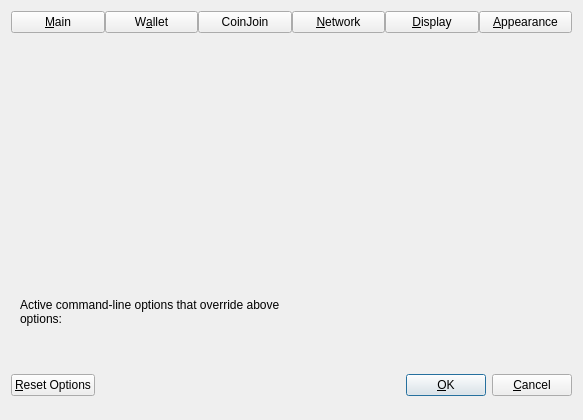
<?xml version="1.0" encoding="UTF-8"?>
<ui version="4.0">
 <class>OptionsDialog</class>
 <widget class="QDialog" name="OptionsDialog">
  <property name="geometry">
   <rect>
    <x>0</x>
    <y>0</y>
    <width>583</width>
    <height>420</height>
   </rect>
  </property>
  <property name="sizePolicy">
   <sizepolicy hsizetype="Fixed" vsizetype="Fixed">
    <horstretch>0</horstretch>
    <verstretch>0</verstretch>
   </sizepolicy>
  </property>
  <property name="windowTitle">
   <string>Options</string>
  </property>
  <property name="modal">
   <bool>true</bool>
  </property>
  <layout class="QVBoxLayout" name="verticalLayout">
   <item>
    <layout class="QHBoxLayout" name="horizontalLayout_Buttons_2">
     <property name="spacing">
      <number>0</number>
     </property>
     <property name="topMargin">
      <number>0</number>
     </property>
     <item>
      <widget class="QPushButton" name="btnMain">
       <property name="text">
        <string>&amp;Main</string>
       </property>
       <property name="checkable">
        <bool>true</bool>
       </property>
      </widget>
     </item>
     <item>
      <widget class="QPushButton" name="btnWallet">
       <property name="text">
        <string>W&amp;allet</string>
       </property>
       <property name="checkable">
        <bool>true</bool>
       </property>
      </widget>
     </item>
     <item>
      <widget class="QPushButton" name="btnCoinJoin">
       <property name="text">
        <string notr="true">CoinJoin</string>
       </property>
       <property name="checkable">
        <bool>true</bool>
       </property>
      </widget>
     </item>
     <item>
      <widget class="QPushButton" name="btnNetwork">
       <property name="text">
        <string>&amp;Network</string>
       </property>
       <property name="checkable">
        <bool>true</bool>
       </property>
      </widget>
     </item>
     <item>
      <widget class="QPushButton" name="btnDisplay">
       <property name="text">
        <string>&amp;Display</string>
       </property>
       <property name="checkable">
        <bool>true</bool>
       </property>
      </widget>
     </item>
     <item>
      <widget class="QPushButton" name="btnAppearance">
       <property name="text">
        <string>&amp;Appearance</string>
       </property>
       <property name="checkable">
        <bool>true</bool>
       </property>
      </widget>
     </item>
    </layout>
   </item>
   <item>
    <widget class="QStackedWidget" name="stackedWidgetOptions">
     <property name="minimumSize">
      <size>
       <width>0</width>
       <height>0</height>
      </size>
     </property>
     <property name="currentIndex">
      <number>5</number>
     </property>
     <widget class="QWidget" name="pageMain">
      <layout class="QVBoxLayout" name="verticalLayout_Main">
       <item>
        <widget class="QCheckBox" name="bitcoinAtStartup">
         <property name="toolTip">
          <string>Automatically start %1 after logging in to the system.</string>
         </property>
         <property name="text">
          <string>&amp;Start %1 on system login</string>
         </property>
        </widget>
       </item>
       <item>
        <widget class="QCheckBox" name="hideTrayIcon">
         <property name="toolTip">
          <string>Hide the icon from the system tray.</string>
         </property>
         <property name="text">
          <string>&amp;Hide tray icon</string>
         </property>
        </widget>
       </item>
       <item>
        <widget class="QCheckBox" name="minimizeToTray">
         <property name="toolTip">
          <string>Show only a tray icon after minimizing the window.</string>
         </property>
         <property name="text">
          <string>&amp;Minimize to the tray instead of the taskbar</string>
         </property>
        </widget>
       </item>
       <item>
        <widget class="QCheckBox" name="minimizeOnClose">
         <property name="toolTip">
          <string>Minimize instead of exit the application when the window is closed. When this option is enabled, the application will be closed only after selecting Exit in the menu.</string>
         </property>
         <property name="text">
          <string>M&amp;inimize on close</string>
         </property>
        </widget>
       </item>
       <item>
        <layout class="QHBoxLayout" name="horizontalLayout_2_Main">
         <item>
          <widget class="QLabel" name="databaseCacheLabel">
           <property name="text">
            <string>Size of &amp;database cache</string>
           </property>
           <property name="textFormat">
            <enum>Qt::PlainText</enum>
           </property>
           <property name="buddy">
            <cstring>databaseCache</cstring>
           </property>
          </widget>
         </item>
         <item>
          <widget class="QSpinBox" name="databaseCache"/>
         </item>
         <item>
          <widget class="QLabel" name="databaseCacheUnitLabel">
           <property name="text">
            <string>MB</string>
           </property>
           <property name="textFormat">
            <enum>Qt::PlainText</enum>
           </property>
          </widget>
         </item>
         <item>
          <spacer name="horizontalSpacer_2_Main">
           <property name="orientation">
            <enum>Qt::Horizontal</enum>
           </property>
           <property name="sizeHint" stdset="0">
            <size>
             <width>40</width>
             <height>20</height>
            </size>
           </property>
          </spacer>
         </item>
        </layout>
       </item>
       <item>
        <layout class="QHBoxLayout" name="horizontalLayout_3_Main">
         <item>
          <widget class="QLabel" name="threadsScriptVerifLabel">
           <property name="text">
            <string>Number of script &amp;verification threads</string>
           </property>
           <property name="textFormat">
            <enum>Qt::PlainText</enum>
           </property>
           <property name="buddy">
            <cstring>threadsScriptVerif</cstring>
           </property>
          </widget>
         </item>
         <item>
          <widget class="QSpinBox" name="threadsScriptVerif">
           <property name="toolTip">
            <string>(0 = auto, &lt;0 = leave that many cores free)</string>
           </property>
          </widget>
         </item>
         <item>
          <spacer name="horizontalSpacer_3_Main">
           <property name="orientation">
            <enum>Qt::Horizontal</enum>
           </property>
           <property name="sizeHint" stdset="0">
            <size>
             <width>40</width>
             <height>20</height>
            </size>
           </property>
          </spacer>
         </item>
        </layout>
       </item>
       <item>
        <spacer name="verticalSpacer_Main">
         <property name="orientation">
          <enum>Qt::Vertical</enum>
         </property>
         <property name="sizeHint" stdset="0">
          <size>
           <width>20</width>
           <height>40</height>
          </size>
         </property>
        </spacer>
       </item>
      </layout>
     </widget>
     <widget class="QWidget" name="pageWallet">
      <layout class="QVBoxLayout" name="verticalLayout_Wallet">
       <item>
         <layout class="QVBoxLayout" name="verticalLayout_2">
          <item>
           <widget class="QCheckBox" name="coinControlFeatures">
            <property name="toolTip">
             <string>Whether to show coin control features or not.</string>
            </property>
            <property name="text">
             <string>Enable coin &amp;control features</string>
            </property>
           </widget>
          </item>
          <item>
           <widget class="QCheckBox" name="showMasternodesTab">
            <property name="toolTip">
             <string>Show additional tab listing all your masternodes in first sub-tab&lt;br/&gt;and all masternodes on the network in second sub-tab.</string>
            </property>
            <property name="text">
             <string>Show Masternodes Tab</string>
            </property>
           </widget>
          </item>
          <item>
           <widget class="QCheckBox" name="spendZeroConfChange">
            <property name="toolTip">
             <string>If you disable the spending of unconfirmed change, the change from a transaction&lt;br/&gt;cannot be used until that transaction has at least one confirmation.&lt;br/&gt;This also affects how your balance is computed.</string>
            </property>
            <property name="text">
             <string>&amp;Spend unconfirmed change</string>
            </property>
           </widget>
          </item>
          <item>
           <widget class="QCheckBox" name="coinJoinEnabled">
            <property name="toolTip">
             <string>Show mixing interface on Overview screen and reveal an additional screen which allows to spend fully mixed coins only.&lt;br/&gt;A new tab with more settings will also appear in this dialog, please make sure to check them before mixing your coins.</string>
            </property>
            <property name="text">
             <string notr="true">Enable CoinJoin features</string>
            </property>
           </widget>
          </item>
         </layout>
       </item>
       <item>
        <spacer name="verticalSpacer_Wallet">
         <property name="orientation">
          <enum>Qt::Vertical</enum>
         </property>
         <property name="sizeHint" stdset="0">
          <size>
           <width>20</width>
           <height>40</height>
          </size>
         </property>
        </spacer>
       </item>
      </layout>
     </widget>
     <widget class="QWidget" name="pageCoinJoin">
      <layout class="QVBoxLayout" name="verticalLayout_4">
       <item>
        <widget class="QCheckBox" name="showAdvancedCJUI">
         <property name="toolTip">
          <string>Show additional information and buttons on overview screen.</string>
         </property>
         <property name="text">
          <string>Enable advanced interface</string>
         </property>
        </widget>
       </item>
       <item>
        <widget class="QCheckBox" name="showCoinJoinPopups">
         <property name="toolTip">
          <string>Show system popups for mixing transactions&lt;br/&gt;just like for all other transaction types.</string>
         </property>
         <property name="text">
          <string>Show popups for mixing transactions</string>
         </property>
        </widget>
       </item>
       <item>
        <widget class="QCheckBox" name="lowKeysWarning">
         <property name="toolTip">
          <string>Show warning dialog when the wallet has very low number of keys left.</string>
         </property>
         <property name="text">
          <string>Warn if the wallet is running out of keys</string>
         </property>
        </widget>
       </item>
       <item>
        <widget class="QCheckBox" name="coinJoinMultiSession">
         <property name="toolTip">
          <string>Whether to use experimental mode with multiple mixing sessions per block.&lt;br/&gt;Note: You must use this feature carefully.&lt;br/&gt;Make sure you always have recent wallet (auto)backup in a safe place!</string>
         </property>
         <property name="text">
          <string>Enable &amp;multi-session</string>
         </property>
        </widget>
       </item>
       <item>
        <layout class="QHBoxLayout" name="horizontalLayout_4_Wallet">
         <item>
          <widget class="QLabel" name="lblCoinJoinRoundsText">
           <property name="toolTip">
            <string>This setting determines the amount of individual masternodes that an input will be mixed through.&lt;br/&gt;More rounds of mixing gives a higher degree of privacy, but also costs more in fees.</string>
           </property>
           <property name="text">
            <string>Mixing rounds</string>
           </property>
          </widget>
         </item>
         <item>
          <widget class="QSpinBox" name="coinJoinRounds">
           <property name="minimum">
            <number>2</number>
           </property>
           <property name="maximum">
            <number>16</number>
           </property>
           <property name="value">
            <number>4</number>
           </property>
          </widget>
         </item>
        </layout>
       </item>
       <item>
        <layout class="QHBoxLayout" name="horizontalLayout">
         <item>
          <widget class="QLabel" name="lblCoinJoinAmountText">
           <property name="toolTip">
            <string>This amount acts as a threshold to turn off mixing once it's reached.</string>
           </property>
           <property name="statusTip">
            <string notr="true"/>
           </property>
           <property name="whatsThis">
            <string notr="true"/>
           </property>
           <property name="accessibleName">
            <string notr="true"/>
           </property>
           <property name="accessibleDescription">
            <string notr="true"/>
           </property>
           <property name="text">
            <string>Target balance</string>
           </property>
          </widget>
         </item>
         <item>
          <widget class="QSpinBox" name="coinJoinAmount">
           <property name="minimum">
            <number>2</number>
           </property>
           <property name="maximum">
            <number>2000</number>
           </property>
           <property name="singleStep">
            <number>10</number>
           </property>
           <property name="value">
            <number>1000</number>
           </property>
          </widget>
         </item>
        </layout>
       </item>
       <item>
        <spacer name="verticalSpacerPS">
         <property name="orientation">
          <enum>Qt::Vertical</enum>
         </property>
         <property name="sizeHint" stdset="0">
          <size>
           <width>20</width>
           <height>40</height>
          </size>
         </property>
        </spacer>
       </item>
      </layout>
     </widget>
     <widget class="QWidget" name="pageNetwork">
      <layout class="QVBoxLayout" name="verticalLayout_Network">
       <item>
        <widget class="QCheckBox" name="mapPortUpnp">
         <property name="toolTip">
          <string>Automatically open the LuckyCoinORO Core client port on the router. This only works when your router supports UPnP and it is enabled.</string>
         </property>
         <property name="text">
          <string>Map port using &amp;UPnP</string>
         </property>
        </widget>
       </item>
       <item>
        <widget class="QCheckBox" name="allowIncoming">
         <property name="toolTip">
          <string>Accept connections from outside.</string>
         </property>
         <property name="text">
          <string>Allow incomin&amp;g connections</string>
         </property>
        </widget>
       </item>
       <item>
        <widget class="QCheckBox" name="connectSocks">
         <property name="toolTip">
          <string>Connect to the LuckyCoinORO network through a SOCKS5 proxy.</string>
         </property>
         <property name="text">
          <string>&amp;Connect through SOCKS5 proxy (default proxy):</string>
         </property>
        </widget>
       </item>
       <item>
        <layout class="QHBoxLayout" name="horizontalLayout_1_Network">
         <item>
          <widget class="QLabel" name="proxyIpLabel">
           <property name="text">
            <string>Proxy &amp;IP:</string>
           </property>
           <property name="textFormat">
            <enum>Qt::PlainText</enum>
           </property>
           <property name="buddy">
            <cstring>proxyIp</cstring>
           </property>
          </widget>
         </item>
         <item>
          <widget class="QValidatedLineEdit" name="proxyIp">
           <property name="minimumSize">
            <size>
             <width>140</width>
             <height>0</height>
            </size>
           </property>
           <property name="maximumSize">
            <size>
             <width>140</width>
             <height>16777215</height>
            </size>
           </property>
           <property name="toolTip">
            <string>IP address of the proxy (e.g. IPv4: 127.0.0.1 / IPv6: ::1)</string>
           </property>
          </widget>
         </item>
         <item>
          <widget class="QLabel" name="proxyPortLabel">
           <property name="text">
            <string>&amp;Port:</string>
           </property>
           <property name="textFormat">
            <enum>Qt::PlainText</enum>
           </property>
           <property name="buddy">
            <cstring>proxyPort</cstring>
           </property>
          </widget>
         </item>
         <item>
          <widget class="QLineEdit" name="proxyPort">
           <property name="minimumSize">
            <size>
             <width>60</width>
             <height>0</height>
            </size>
           </property>
           <property name="maximumSize">
            <size>
             <width>60</width>
             <height>16777215</height>
            </size>
           </property>
           <property name="toolTip">
            <string>Port of the proxy (e.g. 9050)</string>
           </property>
          </widget>
         </item>
         <item>
          <spacer name="horizontalSpacer_1_Network">
           <property name="orientation">
            <enum>Qt::Horizontal</enum>
           </property>
           <property name="sizeHint" stdset="0">
            <size>
             <width>40</width>
             <height>20</height>
            </size>
           </property>
          </spacer>
         </item>
        </layout>
       </item>
       <item>
        <layout class="QHBoxLayout" name="horizontalLayout_2_Network">
         <item>
          <widget class="QLabel" name="proxyActiveNets">
           <property name="text">
            <string>Used for reaching peers via:</string>
           </property>
           <property name="textFormat">
            <enum>Qt::PlainText</enum>
           </property>
          </widget>
         </item>
         <item>
          <widget class="QCheckBox" name="proxyReachIPv4">
           <property name="enabled">
            <bool>false</bool>
           </property>
           <property name="toolTip">
            <string>Shows if the supplied default SOCKS5 proxy is used to reach peers via this network type.</string>
           </property>
           <property name="text">
            <string>IPv4</string>
           </property>
          </widget>
         </item>
         <item>
          <widget class="QCheckBox" name="proxyReachIPv6">
           <property name="enabled">
            <bool>false</bool>
           </property>
           <property name="toolTip">
            <string>Shows if the supplied default SOCKS5 proxy is used to reach peers via this network type.</string>
           </property>
           <property name="text">
            <string>IPv6</string>
           </property>
          </widget>
         </item>
         <item>
          <widget class="QCheckBox" name="proxyReachTor">
           <property name="enabled">
            <bool>false</bool>
           </property>
           <property name="toolTip">
            <string>Shows if the supplied default SOCKS5 proxy is used to reach peers via this network type.</string>
           </property>
           <property name="text">
            <string>Tor</string>
           </property>
          </widget>
         </item>
         <item>
          <spacer name="horizontalSpacer_2_Network">
           <property name="orientation">
            <enum>Qt::Horizontal</enum>
           </property>
           <property name="sizeHint" stdset="0">
            <size>
             <width>40</width>
             <height>20</height>
            </size>
           </property>
          </spacer>
         </item>
        </layout>
       </item>
       <item>
        <widget class="QCheckBox" name="connectSocksTor">
         <property name="toolTip">
          <string>Connect to the LuckyCoinORO network through a separate SOCKS5 proxy for Tor hidden services.</string>
         </property>
         <property name="text">
          <string>Use separate SOCKS&amp;5 proxy to reach peers via Tor hidden services:</string>
         </property>
        </widget>
       </item>
       <item>
        <layout class="QHBoxLayout" name="horizontalLayout_3_Network">
         <item>
          <widget class="QLabel" name="proxyIpTorLabel">
           <property name="text">
            <string>Proxy &amp;IP:</string>
           </property>
           <property name="textFormat">
            <enum>Qt::PlainText</enum>
           </property>
           <property name="buddy">
            <cstring>proxyIpTor</cstring>
           </property>
          </widget>
         </item>
         <item>
          <widget class="QValidatedLineEdit" name="proxyIpTor">
           <property name="minimumSize">
            <size>
             <width>140</width>
             <height>0</height>
            </size>
           </property>
           <property name="maximumSize">
            <size>
             <width>140</width>
             <height>16777215</height>
            </size>
           </property>
           <property name="toolTip">
            <string>IP address of the proxy (e.g. IPv4: 127.0.0.1 / IPv6: ::1)</string>
           </property>
          </widget>
         </item>
         <item>
          <widget class="QLabel" name="proxyPortTorLabel">
           <property name="text">
            <string>&amp;Port:</string>
           </property>
           <property name="textFormat">
            <enum>Qt::PlainText</enum>
           </property>
           <property name="buddy">
            <cstring>proxyPortTor</cstring>
           </property>
          </widget>
         </item>
         <item>
          <widget class="QLineEdit" name="proxyPortTor">
           <property name="minimumSize">
            <size>
             <width>60</width>
             <height>0</height>
            </size>
           </property>
           <property name="maximumSize">
            <size>
             <width>60</width>
             <height>16777215</height>
            </size>
           </property>
           <property name="toolTip">
            <string>Port of the proxy (e.g. 9050)</string>
           </property>
          </widget>
         </item>
         <item>
          <spacer name="horizontalSpacer_4_Network">
           <property name="orientation">
            <enum>Qt::Horizontal</enum>
           </property>
           <property name="sizeHint" stdset="0">
            <size>
             <width>40</width>
             <height>20</height>
            </size>
           </property>
          </spacer>
         </item>
        </layout>
       </item>
       <item>
        <spacer name="verticalSpacer_Network">
         <property name="orientation">
          <enum>Qt::Vertical</enum>
         </property>
         <property name="sizeHint" stdset="0">
          <size>
           <width>20</width>
           <height>40</height>
          </size>
         </property>
        </spacer>
       </item>
      </layout>
     </widget>
     <widget class="QWidget" name="pageDisplay">
      <layout class="QVBoxLayout" name="verticalLayout_Display">
       <item>
        <layout class="QHBoxLayout" name="horizontalLayout_1_Display">
         <item>
          <widget class="QLabel" name="langLabel">
           <property name="text">
            <string>User Interface &amp;language:</string>
           </property>
           <property name="textFormat">
            <enum>Qt::PlainText</enum>
           </property>
           <property name="buddy">
            <cstring>lang</cstring>
           </property>
          </widget>
         </item>
         <item>
          <widget class="QValueComboBox" name="lang">
           <property name="toolTip">
            <string>The user interface language can be set here. This setting will take effect after restarting %1.</string>
           </property>
          </widget>
         </item>
        </layout>
       </item>
       <item>
        <widget class="QLabel" name="label_3">
         <property name="toolTip">
          <string notr="true"/>
         </property>
         <property name="statusTip">
          <string notr="true"/>
         </property>
         <property name="whatsThis">
          <string notr="true"/>
         </property>
         <property name="accessibleName">
          <string notr="true"/>
         </property>
         <property name="text">
          <string>Language missing or translation incomplete? Help contributing translations here:
https://www.transifex.com/projects/p/luckycoinoro/</string>
         </property>
         <property name="wordWrap">
          <bool>true</bool>
         </property>
         <property name="openExternalLinks">
          <bool>true</bool>
         </property>
         <property name="textInteractionFlags">
          <set>Qt::TextBrowserInteraction</set>
         </property>
        </widget>
       </item>
       <item>
        <widget class="Line" name="line">
         <property name="orientation">
          <enum>Qt::Horizontal</enum>
         </property>
        </widget>
       </item>
       <item>
        <layout class="QHBoxLayout" name="horizontalLayout_2_Display">
         <item>
          <widget class="QLabel" name="unitLabel">
           <property name="text">
            <string>&amp;Unit to show amounts in:</string>
           </property>
           <property name="textFormat">
            <enum>Qt::PlainText</enum>
           </property>
           <property name="buddy">
            <cstring>unit</cstring>
           </property>
          </widget>
         </item>
         <item>
          <widget class="QValueComboBox" name="unit">
           <property name="toolTip">
            <string>Choose the default subdivision unit to show in the interface and when sending coins.</string>
           </property>
          </widget>
         </item>
        </layout>
       </item>
       <item>
        <layout class="QHBoxLayout" name="horizontalLayout_5_Display">
         <item>
          <widget class="QLabel" name="digitsLabel">
           <property name="text">
            <string>Decimal digits</string>
           </property>
          </widget>
         </item>
         <item>
          <widget class="QValueComboBox" name="digits"/>
         </item>
        </layout>
       </item>
       <item>
        <layout class="QHBoxLayout" name="horizontalLayout_3_Display">
         <item>
          <widget class="QLabel" name="thirdPartyTxUrlsLabel">
           <property name="toolTip">
            <string>Third party URLs (e.g. a block explorer) that appear in the transactions tab as context menu items.&lt;br/&gt;%s in the URL is replaced by transaction hash. Multiple URLs are separated by vertical bar |.</string>
           </property>
           <property name="text">
            <string>&amp;Third party transaction URLs</string>
           </property>
           <property name="buddy">
            <cstring>thirdPartyTxUrls</cstring>
           </property>
          </widget>
         </item>
         <item>
          <widget class="QLineEdit" name="thirdPartyTxUrls">
           <property name="toolTip">
            <string>Third party URLs (e.g. a block explorer) that appear in the transactions tab as context menu items.&lt;br/&gt;%s in the URL is replaced by transaction hash. Multiple URLs are separated by vertical bar |.</string>
           </property>
          </widget>
         </item>
        </layout>
       </item>
       <item>
        <spacer name="verticalSpacer">
         <property name="orientation">
          <enum>Qt::Vertical</enum>
         </property>
         <property name="sizeHint" stdset="0">
          <size>
           <width>20</width>
           <height>40</height>
          </size>
         </property>
        </spacer>
       </item>
      </layout>
     </widget>
     <widget class="QWidget" name="pageAppearance">
      <layout class="QVBoxLayout" name="verticalLayout_3">
       <item>
        <widget class="QWidget" name="widgetAppearance" native="true"/>
       </item>
       <item>
        <spacer name="verticalSpacer_2">
         <property name="orientation">
          <enum>Qt::Vertical</enum>
         </property>
         <property name="sizeHint" stdset="0">
          <size>
           <width>20</width>
           <height>40</height>
          </size>
         </property>
        </spacer>
       </item>
      </layout>
     </widget>
    </widget>
   </item>
   <item>
    <widget class="QFrame" name="frame">
     <layout class="QVBoxLayout" name="verticalLayout_Bottom">
      <item>
       <layout class="QHBoxLayout" name="horizontalLayout_Bottom">
        <item>
         <widget class="QLabel" name="overriddenByCommandLineInfoLabel">
          <property name="text">
           <string>Active command-line options that override above options:</string>
          </property>
          <property name="textFormat">
           <enum>Qt::PlainText</enum>
          </property>
          <property name="wordWrap">
           <bool>true</bool>
          </property>
         </widget>
        </item>
        <item>
         <spacer name="horizontalSpacer_Bottom">
          <property name="orientation">
           <enum>Qt::Horizontal</enum>
          </property>
          <property name="sizeHint" stdset="0">
           <size>
            <width>40</width>
            <height>20</height>
           </size>
          </property>
         </spacer>
        </item>
       </layout>
      </item>
      <item>
       <widget class="QLabel" name="overriddenByCommandLineLabel">
        <property name="text">
         <string/>
        </property>
        <property name="textFormat">
         <enum>Qt::PlainText</enum>
        </property>
        <property name="wordWrap">
         <bool>true</bool>
        </property>
       </widget>
      </item>
     </layout>
    </widget>
   </item>
   <item>
    <layout class="QHBoxLayout" name="horizontalLayout_Buttons">
     <item>
      <widget class="QPushButton" name="resetButton">
       <property name="toolTip">
        <string>Reset all client options to default.</string>
       </property>
       <property name="text">
        <string>&amp;Reset Options</string>
       </property>
       <property name="autoDefault">
        <bool>false</bool>
       </property>
      </widget>
     </item>
     <item>
      <spacer name="horizontalSpacer_1">
       <property name="orientation">
        <enum>Qt::Horizontal</enum>
       </property>
       <property name="sizeHint" stdset="0">
        <size>
         <width>40</width>
         <height>48</height>
        </size>
       </property>
      </spacer>
     </item>
     <item>
      <widget class="QLabel" name="statusLabel">
       <property name="minimumSize">
        <size>
         <width>200</width>
         <height>0</height>
        </size>
       </property>
       <property name="text">
        <string/>
       </property>
       <property name="textFormat">
        <enum>Qt::PlainText</enum>
       </property>
       <property name="wordWrap">
        <bool>true</bool>
       </property>
      </widget>
     </item>
     <item>
      <spacer name="horizontalSpacer_2">
       <property name="orientation">
        <enum>Qt::Horizontal</enum>
       </property>
       <property name="sizeHint" stdset="0">
        <size>
         <width>40</width>
         <height>48</height>
        </size>
       </property>
      </spacer>
     </item>
     <item>
      <widget class="QPushButton" name="okButton">
       <property name="text">
        <string>&amp;OK</string>
       </property>
       <property name="autoDefault">
        <bool>false</bool>
       </property>
       <property name="default">
        <bool>true</bool>
       </property>
      </widget>
     </item>
     <item>
      <widget class="QPushButton" name="cancelButton">
       <property name="text">
        <string>&amp;Cancel</string>
       </property>
       <property name="autoDefault">
        <bool>false</bool>
       </property>
      </widget>
     </item>
    </layout>
   </item>
  </layout>
 </widget>
 <customwidgets>
  <customwidget>
   <class>QValidatedLineEdit</class>
   <extends>QLineEdit</extends>
   <header>qt/qvalidatedlineedit.h</header>
  </customwidget>
  <customwidget>
   <class>QValueComboBox</class>
   <extends>QComboBox</extends>
   <header>qt/qvaluecombobox.h</header>
  </customwidget>
 </customwidgets>
 <resources/>
 <connections/>
</ui>
